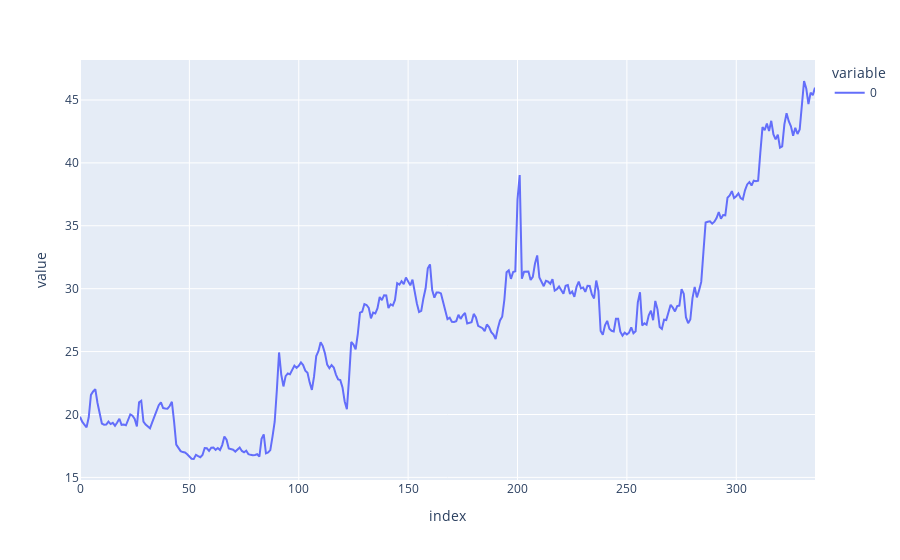

Notebook cell for this chart:
### Code cell
yhat = model.predict(test_X)
import plotly.express as px
fig = px.line(yhat.reshape(-1))
fig.show()

### Figure 1 — Plotly figure (JSON) as saved in the notebook; plotly's stock layout.template omitted (floating-point values rounded to 4 significant figures; data arrays with more than 128 entries replaced by an {"elided": "..."} marker saying what was removed)
{"data": [{"hovertemplate": "variable=0<br>index=%{x}<br>value=%{y}<extra></extra>", "legendgroup": "0", "line": {"color": "#636efa", "dash": "solid"}, "marker": {"symbol": "circle"}, "mode": "lines", "name": "0", "orientation": "v", "showlegend": true, "type": "scatter", "x": {"elided": "337 int values"}, "xaxis": "x", "y": {"elided": "337 float values"}, "yaxis": "y"}], "layout": {"legend": {"title": {"text": "variable"}, "tracegroupgap": 0}, "margin": {"t": 60}, "xaxis": {"anchor": "y", "domain": [0, 1], "title": {"text": "index"}}, "yaxis": {"anchor": "x", "domain": [0, 1], "title": {"text": "value"}}}}
